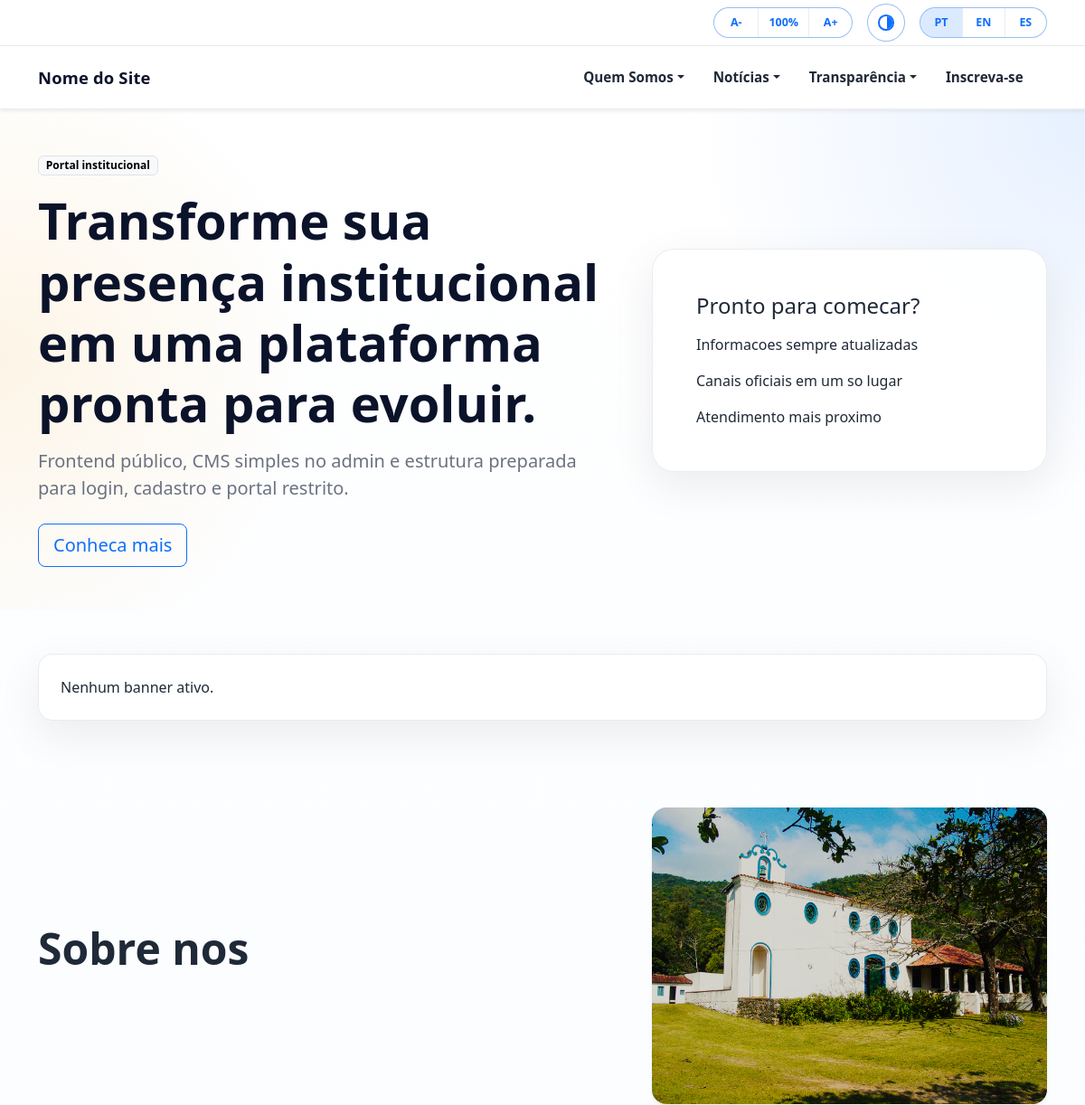
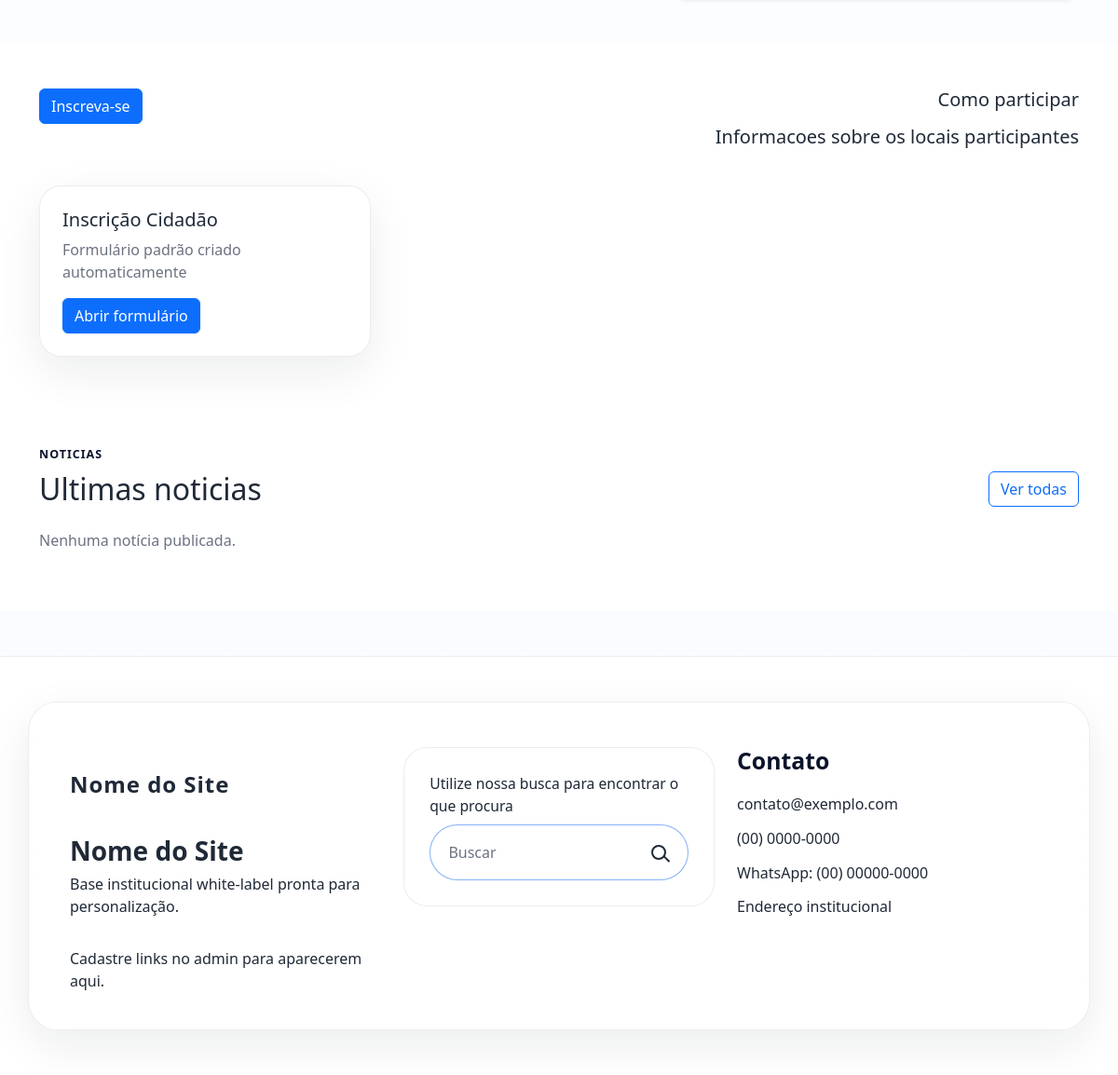
The page / on the database its author committed (2 pictures, top to bottom).
### core/models.py (models this page shows, shortened)
class TimeStampedModel(models.Model):
    created_at = models.DateTimeField(auto_now_add=True)
    updated_at = models.DateTimeField(auto_now=True)
    class Meta:
        abstract = True

class SignupForm(TimeStampedModel):
    title = models.CharField(max_length=200)
    slug = models.SlugField(unique=True)
    description = models.TextField(blank=True)
    fields_schema = models.JSONField(default=list)
    is_active = models.BooleanField(default=True)
    class Meta:
        verbose_name = "Formulario de inscricao"
        verbose_name_plural = "Formularios de inscricao"
        ordering = ["-created_at"]
    def get_absolute_url(self):
        return reverse("core:signup-form-detail", args=[self.slug])

### core/views.py (the view)
# urls.py: path("", HomeView.as_view(), name="home"),
@method_decorator(xframe_options_sameorigin, name="dispatch")
class HomeView(SiteContextMixin, TemplateView):
    template_name = "core/home.html"
    def get_context_data(self, **kwargs):
        context = super().get_context_data(**kwargs)
        context["hero_banners"] = MediaItem.objects.filter(
            media_type=MediaItem.MediaType.BANNER,
            is_active=True,
        )[:5]
        context["signup_forms"] = SignupForm.objects.filter(is_active=True)
        context["admin_preview"] = (
            self.request.GET.get("admin_preview") == "1"
            and getattr(self.request.user, "can_access_admin", False)
        )
        return context

### core/context_processors.py (called while the page is built)
def site_branding(request):
    settings = SiteSettings.objects.order_by("id").first()
    site_settings = SimpleNamespace(**DEFAULT_SITE_SETTINGS)
    if settings:
        for key, value in DEFAULT_SITE_SETTINGS.items():
            setattr(site_settings, key, getattr(settings, key, value) or value)
    social_links = SocialLink.objects.filter(is_active=True)
    return {
        "site_settings": site_settings,
        "social_links": social_links,
    }

def translation_context(request):
    current_language = get_language_from_request(request)
    return {
        "current_language": current_language,
        "available_languages": SUPPORTED_LANGUAGES.values(),
    }

### core/i18n.py (called while the page is built)
def normalize_language(language_code):
    if language_code in SUPPORTED_LANGUAGES:
        return language_code
    return DEFAULT_LANGUAGE

def get_language_from_request(request):
    if request is None:
        return DEFAULT_LANGUAGE
    return normalize_language(request.session.get(LANGUAGE_SESSION_KEY, DEFAULT_LANGUAGE))

def translate(key, language_code=None):
    language_code = normalize_language(language_code or DEFAULT_LANGUAGE)
    return (
        TRANSLATIONS.get(language_code, {}).get(key)
        or TRANSLATIONS[DEFAULT_LANGUAGE].get(key)
        or key
    )

### core/models.py (called while the page is built)
    def published(self):
        now = timezone.now()
        return self.filter(is_published=True).filter(
            models.Q(published_at__isnull=True) | models.Q(published_at__lte=now)
        )

### core/templatetags/site_i18n.py (called while the page is built)
@register.simple_tag(takes_context=True)
def tr(context, key):
    request = context.get("request")
    language_code = context.get("current_language") or get_language_from_request(request)
    return translate(key, language_code)

### core/views.py (called while the page is built)
    def get_context_data(self, **kwargs):
        context = super().get_context_data(**kwargs)
        context["featured_news"] = NewsArticle.objects.published()[:3]
        context["upcoming_events"] = Event.objects.published()[:3]
        return context

### templates/core/home.html (shortened to what this page needs)
{% extends "base.html" %}
{% load static site_i18n %}
{% block content %}
{% static 'img/marica1.jpg' as default_about_image %}
{% tr 'home.learn_more' as translated_learn_more %}
{% tr 'home.create_account' as translated_create_account %}
<section class="hero-section py-5 py-lg-6{% if admin_preview %} preview-editable{% endif %}">
  <div class="container">
    <div class="row align-items-center g-5">
      <div class="col-lg-7">
        <span class="badge text-bg-light border mb-3">{{ site_settings.hero_badge }}</span>
        <h1 class="display-4 fw-bold mb-3">{{ site_settings.hero_title }}</h1>
        <p class="lead text-secondary mb-4">{{ site_settings.hero_subtitle }}</p>
        <div class="d-flex flex-wrap gap-3">
          <a href="{% url 'core:about' %}" class="btn btn-outline-primary btn-lg" aria-label="{{ translated_learn_more }} — {{ translated_create_account }}">{{ site_settings.hero_button_label }}</a>
        </div>
      </div>
      <div class="col-lg-5">
        <div class="hero-panel p-4 p-lg-5">
          <h2 class="h4 mb-3">{{ site_settings.hero_panel_title }}</h2>
          <ul class="list-unstyled mb-0 d-grid gap-3">
            <li>{{ site_settings.hero_panel_item_1 }}</li>
            <li>{{ site_settings.hero_panel_item_2 }}</li>
            <li>{{ site_settings.hero_panel_item_3 }}</li>
          </ul>
        </div>
      </div>
    </div>
  </div>
</section>
<section class="py-5{% if admin_preview %} preview-editable{% endif %}">
  <div class="container">
    {% if hero_banners %}
      <div id="homeCarousel" class="carousel slide home-carousel shadow-sm" data-bs-ride="carousel">
        <div class="carousel-inner">
          {% for banner in hero_banners %}
            <div class="carousel-item {% if forloop.first %}active{% endif %}">
              {% if banner.image_url %}
                <img src="{{ banner.image_url }}" class="d-block w-100 home-carousel__image" alt="{{ banner.title }}">
              {% else %}
                <div class="home-carousel__placeholder"></div>
              {% endif %}
              <div class="carousel-caption home-carousel__caption text-start">
                <div class="home-carousel__content">
                  <h3 class="h2 mb-3">{{ banner.title }}</h3>
                  {% if banner.description %}<p class="mb-0">{{ banner.description }}</p>{% endif %}
                </div>
              </div>
            </div>
          {% endfor %}
        </div>
      </div>
    {% else %}
      <div class="empty-state p-4 rounded-4">Nenhum banner ativo.</div>
    {% endif %}
  </div>
</section>
<section class="py-5{% if admin_preview %} preview-editable{% endif %}">
  <div class="container">
    <div class="row align-items-center g-5">
      <div class="col-lg-7">
        <h2 class="display-5 fw-bold mb-3">{{ site_settings.about_home_heading }}</h2>
      </div>
      <div class="col-lg-5">
        <div class="about-home-image-placeholder rounded-4 shadow-sm overflow-hidden">
          <img src="{{ site_settings.about_home_image_url|default:default_about_image }}" class="img-fluid w-100 h-100 object-fit-cover" alt="Imagem sobre a instituição">
        </div>
      </div>
    </div>
  </div>
</section>
<section class="py-5 bg-light-subtle{% if admin_preview %} preview-editable{% endif %}">
  <div class="container">
    <div class="d-flex justify-content-between align-items-start mb-4">
      <a href="{% url 'core:signup' %}" class="btn btn-primary">{{ site_settings.signup_button_label }}</a>
      <div class="text-end">
        <h3 class="h5 mb-1">{{ site_settings.signup_info_title }}</h3>
        <h3 class="h5 mb-1">{{ site_settings.signup_address_title }}</h3>
      </div>
    </div>
    <div class="row g-4">
      {% for form_item in signup_forms %}
        <div class="col-md-6 col-xl-4">
          <article class="content-card p-4 h-100">
            <h2 class="h5 mb-2">{{ form_item.title }}</h2>
            <p class="text-secondary">{{ form_item.description }}</p>
            <a class="btn btn-primary" href="{{ form_item.get_absolute_url }}">Abrir formulário</a>
          </article>
        </div>
      {% empty %}
        <p class="text-secondary">Nenhum formulário ativo.</p>
      {% endfor %}
    </div>
  </div>
</section>
<section class="py-5 bg-light-subtle{% if admin_preview %} preview-editable{% endif %}">
  <div class="container">
    <div class="d-flex justify-content-between align-items-end mb-4">
      <div>
        <p class="section-eyebrow mb-2">{{ site_settings.news_eyebrow }}</p>
        <h2 class="mb-0">{{ site_settings.news_title }}</h2>
      </div>
      <a href="{% url 'core:news-list' %}" class="btn btn-outline-primary">{{ site_settings.news_button_label }}</a>
    </div>
    <div class="row g-4">
      {% for article in featured_news %}
        <div class="col-md-6 col-xl-4">
          <article class="card h-100 border-0 shadow-sm">
            {% if article.cover_image_url %}<img src="{{ article.cover_image_url }}" class="card-img-top object-fit-cover media-cover" alt="{{ article.title }}">{% endif %}
            <div class="card-body">
              <h3 class="h5">{{ article.title }}</h3>
              <p class="text-secondary mb-2">{{ article.summary|truncatewords:20 }}</p>
              <p class="small text-muted mb-0">{{ article.published_at|date:"d/m/Y" }}</p>
            </div>
          </article>
        </div>
      {% empty %}
        <p class="text-secondary">Nenhuma notícia publicada.</p>
      {% endfor %}
    </div>
  </div>
</section>
{% endblock %}

### templates/base.html (shortened to what this page needs)
{% load static site_i18n %}
<!doctype html>
<html lang="{{ current_language }}">
  <head>
    <link href="https://cdn.jsdelivr.net/npm/bootstrap@5.3.6/dist/css/bootstrap.min.css" rel="stylesheet">
    <link rel="stylesheet" href="{% static 'css/theme.css' %}">
    <link rel="stylesheet" href="{% static 'css/reset.css' %}">
  </head>
  <body>
    {% include "partials/header.html" %}
    <main>
      {% block content %}{% endblock %}
    </main>
    {% include "partials/footer.html" %}
  </body>
</html>

### templates/partials/header.html (shortened to what this page needs)
{% load site_i18n %}
<div class="site-accessibility-bar py-1">
  <div class="container-xl d-flex justify-content-end align-items-center gap-3">
    <div class="font-controls" role="group" aria-label="Controle de tamanho da fonte">
      <button type="button" class="font-controls__button" data-font-scale="decrease" aria-label="Diminuir fonte">A-</button>
      <button type="button" class="font-controls__button font-controls__button--status" data-font-scale="reset" aria-label="Restaurar fonte para 100%">100%</button>
      <button type="button" class="font-controls__button" data-font-scale="increase" aria-label="Aumentar fonte">A+</button>
    </div>
    <button type="button" class="theme-toggle" data-theme-toggle aria-label="Alternar tema" title="Alternar tema">
      <span class="theme-toggle__icon" aria-hidden="true"></span>
    </button>
    <form method="post" action="{% url 'core:set-language' %}" class="language-switcher" aria-label="{% tr 'menu.language' %}">
      <div class="language-switcher__options" role="group" aria-label="{% tr 'menu.language' %}">
        {% for language in available_languages %}
          <button type="submit" name="language" value="{{ language.code }}" class="language-switcher__button{% if language.code == current_language %} is-active{% endif %}">
            {{ language.code|upper }}
          </button>
        {% endfor %}
      </div>
    </form>
  </div>
</div>
<nav class="navbar navbar-expand-xl site-header sticky-top shadow-sm">
  <div class="container-xl py-2">
    <div class="d-flex align-items-center gap-2">
      <a class="navbar-brand site-header__brand fw-bold d-flex align-items-center gap-2 mb-0" href="{% url 'core:home' %}">
        <span>{{ site_settings.site_name|default:"Nome do Site" }}</span>
      </a>
    </div>
    <div class="collapse navbar-collapse" id="siteNav">
      <div class="site-header__content ms-xl-auto">
        <ul class="navbar-nav site-header__menu align-items-xl-center gap-xl-2">
          <li class="nav-item dropdown">
            <a class="nav-link dropdown-toggle" href="#" role="button" data-bs-toggle="dropdown" aria-expanded="false">Quem Somos</a>
          </li>
          <li class="nav-item dropdown">
            <a class="nav-link dropdown-toggle" href="#" role="button" data-bs-toggle="dropdown" aria-expanded="false">Notícias</a>
          </li>
          <li class="nav-item dropdown">
            <a class="nav-link dropdown-toggle" href="#" role="button" data-bs-toggle="dropdown" aria-expanded="false">Transparência</a>
          </li>
          <li class="nav-item">
            <a class="nav-link" href="{% url 'core:signup' %}">Inscreva-se</a>
          </li>
        </ul>
      </div>
    </div>
  </div>
</nav>

### templates/partials/footer.html (shortened to what this page needs)
{% load site_i18n %}
<footer class="site-footer py-5 mt-5">
  <div class="container site-footer__shell">
    <div class="site-footer__top">
      <div class="row g-4 align-items-start">
        <div class="col-lg-4">
          <div class="site-footer__brand-block">
            <a class="site-footer__brand-mark" href="{% url 'core:home' %}" aria-label="Ir para a pagina inicial">
              {% if site_settings.logo_url %}
                <img src="{{ site_settings.logo_url }}" alt="{{ site_settings.site_name|default:'Logo do site' }}">
              {% else %}
                <span>{{ site_settings.site_name|default:"Nome do Site" }}</span>
              {% endif %}
            </a>
            <p class="site-footer__brand-name mb-2">{{ site_settings.site_name|default:"Nome do Site" }}</p>
            <p class="site-footer__brand-text mb-0">{{ site_settings.footer_text|default:site_settings.tagline|default:"Base institucional white-label pronta para personalização." }}</p>
          </div>
          <div class="site-footer__socials" aria-label="{% tr 'footer.networks' %}">
            {% for link in social_links %}
              <a class="site-footer__social-link" href="{{ link.url }}" target="_blank" rel="noreferrer" aria-label="{{ link.label }}">
                <span aria-hidden="true">{{ link.label|slice:":1"|upper }}</span>
              </a>
            {% empty %}
              <span class="site-footer__empty">{% tr 'footer.empty_links' %}</span>
            {% endfor %}
          </div>
        </div>
        <div class="col-lg-4">
          <div class="site-footer__search-card">
            <p class="site-footer__eyebrow mb-2">Utilize nossa busca para encontrar o que procura</p>
            <form class="site-footer__search-form" action="{% url 'core:search' %}" method="get" role="search">
              <input id="footer-search" type="search" name="q" placeholder="Buscar" aria-label="Buscar">
              <button type="submit" aria-label="Enviar busca">
                <span class="site-footer__search-icon" aria-hidden="true"></span>
              </button>
            </form>
          </div>
        </div>
        <div class="col-lg-4">
          <div class="site-footer__contact-block">
            <h6 class="site-footer__section-title">{% tr 'footer.contact' %}</h6>
            <ul class="site-footer__contact-list list-unstyled mb-0">
              <li><a href="mailto:{{ site_settings.contact_email|default:'contato@exemplo.com' }}">{{ site_settings.contact_email|default:"contato@exemplo.com" }}</a></li>
              <li><a href="tel:{{ site_settings.contact_phone|default:'(00) 0000-0000' }}">{{ site_settings.contact_phone|default:"(00) 0000-0000" }}</a></li>
              {% if site_settings.whatsapp %}
                <li><a href="https://wa.me/{{ site_settings.whatsapp|cut:'('|cut:')'|cut:' '|cut:'-' }}" target="_blank" rel="noreferrer">WhatsApp: {{ site_settings.whatsapp }}</a></li>
              {% endif %}
              <li><span>{{ site_settings.address|default:"Endereço institucional" }}</span></li>
            </ul>
          </div>
        </div>
      </div>
    </div>
  </div>
</footer>

### rows shown on the page
SignupForm: title "Inscrição Cidadão", description "Formulário padrão criado automaticamente"

### other values the page prints
{{ language.code|upper }} "PT" "EN" "ES"
{{ site_settings.site_name|default:"Nome do Site" }} "Nome do Site"
{{ site_settings.hero_badge }} "Portal institucional"
{{ site_settings.hero_title }} "Transforme sua presença institucional em uma plataforma pronta para evoluir."
{{ site_settings.hero_subtitle }} "Frontend público, CMS simples no admin e estrutura preparada para login, cadastro e portal restrito."
{{ site_settings.hero_button_label }} "Conheca mais"
{{ site_settings.hero_panel_title }} "Pronto para comecar?"
{{ site_settings.hero_panel_item_1 }} "Informacoes sempre atualizadas"
{{ site_settings.hero_panel_item_2 }} "Canais oficiais em um so lugar"
{{ site_settings.hero_panel_item_3 }} "Atendimento mais proximo"
{{ site_settings.about_home_heading }} "Sobre nos"
{{ site_settings.signup_button_label }} "Inscreva-se"
{{ site_settings.signup_info_title }} "Como participar"
{{ site_settings.signup_address_title }} "Informacoes sobre os locais participantes"
{{ site_settings.news_eyebrow }} "NOTICIAS"
